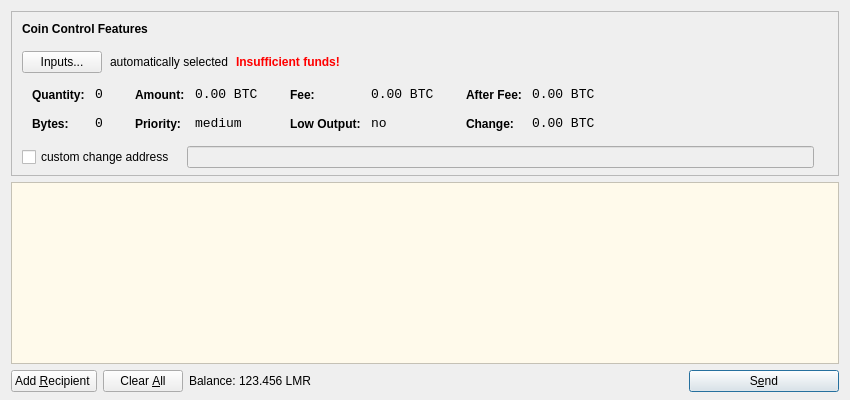
<?xml version="1.0" encoding="UTF-8"?>
<ui version="4.0">
 <class>SendCoinsDialog</class>
 <widget class="QDialog" name="SendCoinsDialog">
  <property name="geometry">
   <rect>
    <x>0</x>
    <y>0</y>
    <width>850</width>
    <height>400</height>
   </rect>
  </property>
  <property name="windowTitle">
   <string>Send Coins</string>
  </property>
  <property name="styleSheet">
   <string notr="true"/>
  </property>
  <layout class="QVBoxLayout" name="verticalLayout" stretch="0,1,0">
   <property name="bottomMargin">
    <number>8</number>
   </property>
   <item>
    <widget class="QFrame" name="frameCoinControl">
     <property name="sizePolicy">
      <sizepolicy hsizetype="Expanding" vsizetype="Expanding">
       <horstretch>0</horstretch>
       <verstretch>0</verstretch>
      </sizepolicy>
     </property>
     <property name="maximumSize">
      <size>
       <width>16777215</width>
       <height>16777215</height>
      </size>
     </property>
     <property name="frameShape">
      <enum>QFrame::StyledPanel</enum>
     </property>
     <property name="frameShadow">
      <enum>QFrame::Sunken</enum>
     </property>
     <layout class="QVBoxLayout" name="verticalLayoutCoinControl2">
      <property name="spacing">
       <number>6</number>
      </property>
      <property name="leftMargin">
       <number>0</number>
      </property>
      <property name="topMargin">
       <number>0</number>
      </property>
      <property name="rightMargin">
       <number>0</number>
      </property>
      <property name="bottomMargin">
       <number>6</number>
      </property>
      <item>
       <layout class="QVBoxLayout" name="verticalLayoutCoinControl" stretch="0,0,0,0,1">
        <property name="spacing">
         <number>0</number>
        </property>
        <property name="leftMargin">
         <number>10</number>
        </property>
        <property name="topMargin">
         <number>10</number>
        </property>
        <item>
         <layout class="QHBoxLayout" name="horizontalLayoutCoinControl1">
          <property name="bottomMargin">
           <number>15</number>
          </property>
          <item>
           <widget class="QLabel" name="labelCoinControlFeatures">
            <property name="sizePolicy">
             <sizepolicy hsizetype="Preferred" vsizetype="Maximum">
              <horstretch>0</horstretch>
              <verstretch>0</verstretch>
             </sizepolicy>
            </property>
            <property name="font">
             <font>
              <weight>75</weight>
              <bold>true</bold>
             </font>
            </property>
            <property name="styleSheet">
             <string notr="true">font-weight:bold;</string>
            </property>
            <property name="text">
             <string>Coin Control Features</string>
            </property>
           </widget>
          </item>
         </layout>
        </item>
        <item>
         <layout class="QHBoxLayout" name="horizontalLayoutCoinControl2" stretch="0,0,0,0">
          <property name="spacing">
           <number>8</number>
          </property>
          <property name="bottomMargin">
           <number>10</number>
          </property>
          <item>
           <widget class="QPushButton" name="pushButtonCoinControl">
            <property name="styleSheet">
             <string notr="true"/>
            </property>
            <property name="text">
             <string>Inputs...</string>
            </property>
           </widget>
          </item>
          <item>
           <widget class="QLabel" name="labelCoinControlAutomaticallySelected">
            <property name="text">
             <string>automatically selected</string>
            </property>
            <property name="margin">
             <number>5</number>
            </property>
           </widget>
          </item>
          <item>
           <widget class="QLabel" name="labelCoinControlInsuffFunds">
            <property name="font">
             <font>
              <weight>75</weight>
              <bold>true</bold>
             </font>
            </property>
            <property name="styleSheet">
             <string notr="true">color:red;font-weight:bold;</string>
            </property>
            <property name="text">
             <string>Insufficient funds!</string>
            </property>
            <property name="margin">
             <number>5</number>
            </property>
           </widget>
          </item>
          <item>
           <spacer name="horizontalSpacerCoinControl">
            <property name="orientation">
             <enum>Qt::Horizontal</enum>
            </property>
            <property name="sizeHint" stdset="0">
             <size>
              <width>40</width>
              <height>1</height>
             </size>
            </property>
           </spacer>
          </item>
         </layout>
        </item>
        <item>
         <widget class="QWidget" name="widgetCoinControl" native="true">
          <property name="sizePolicy">
           <sizepolicy hsizetype="Preferred" vsizetype="Preferred">
            <horstretch>0</horstretch>
            <verstretch>0</verstretch>
           </sizepolicy>
          </property>
          <property name="minimumSize">
           <size>
            <width>0</width>
            <height>0</height>
           </size>
          </property>
          <property name="styleSheet">
           <string notr="true"/>
          </property>
          <layout class="QHBoxLayout" name="horizontalLayoutCoinControl5">
           <property name="leftMargin">
            <number>0</number>
           </property>
           <property name="topMargin">
            <number>0</number>
           </property>
           <property name="rightMargin">
            <number>0</number>
           </property>
           <property name="bottomMargin">
            <number>0</number>
           </property>
           <item>
            <layout class="QHBoxLayout" name="horizontalLayoutCoinControl3" stretch="0,0,0,1">
             <property name="spacing">
              <number>20</number>
             </property>
             <property name="topMargin">
              <number>0</number>
             </property>
             <property name="bottomMargin">
              <number>10</number>
             </property>
             <item>
              <layout class="QFormLayout" name="formLayoutCoinControl1">
               <property name="horizontalSpacing">
                <number>10</number>
               </property>
               <property name="verticalSpacing">
                <number>14</number>
               </property>
               <property name="leftMargin">
                <number>10</number>
               </property>
               <property name="topMargin">
                <number>4</number>
               </property>
               <property name="rightMargin">
                <number>6</number>
               </property>
               <item row="0" column="0">
                <widget class="QLabel" name="labelCoinControlQuantityText">
                 <property name="styleSheet">
                  <string notr="true">font-weight:bold;</string>
                 </property>
                 <property name="text">
                  <string>Quantity:</string>
                 </property>
                 <property name="margin">
                  <number>0</number>
                 </property>
                </widget>
               </item>
               <item row="0" column="1">
                <widget class="QLabel" name="labelCoinControlQuantity">
                 <property name="font">
                  <font>
                   <family>Monospace</family>
                   <pointsize>10</pointsize>
                  </font>
                 </property>
                 <property name="cursor">
                  <cursorShape>IBeamCursor</cursorShape>
                 </property>
                 <property name="contextMenuPolicy">
                  <enum>Qt::ActionsContextMenu</enum>
                 </property>
                 <property name="text">
                  <string notr="true">0</string>
                 </property>
                 <property name="margin">
                  <number>0</number>
                 </property>
                 <property name="textInteractionFlags">
                  <set>Qt::LinksAccessibleByMouse|Qt::TextSelectableByKeyboard|Qt::TextSelectableByMouse</set>
                 </property>
                </widget>
               </item>
               <item row="1" column="0">
                <widget class="QLabel" name="labelCoinControlBytesText">
                 <property name="styleSheet">
                  <string notr="true">font-weight:bold;</string>
                 </property>
                 <property name="text">
                  <string>Bytes:</string>
                 </property>
                </widget>
               </item>
               <item row="1" column="1">
                <widget class="QLabel" name="labelCoinControlBytes">
                 <property name="font">
                  <font>
                   <family>Monospace</family>
                   <pointsize>10</pointsize>
                  </font>
                 </property>
                 <property name="cursor">
                  <cursorShape>IBeamCursor</cursorShape>
                 </property>
                 <property name="contextMenuPolicy">
                  <enum>Qt::ActionsContextMenu</enum>
                 </property>
                 <property name="text">
                  <string notr="true">0</string>
                 </property>
                 <property name="textInteractionFlags">
                  <set>Qt::LinksAccessibleByMouse|Qt::TextSelectableByKeyboard|Qt::TextSelectableByMouse</set>
                 </property>
                </widget>
               </item>
              </layout>
             </item>
             <item>
              <layout class="QFormLayout" name="formLayoutCoinControl2">
               <property name="horizontalSpacing">
                <number>10</number>
               </property>
               <property name="verticalSpacing">
                <number>14</number>
               </property>
               <property name="leftMargin">
                <number>6</number>
               </property>
               <property name="topMargin">
                <number>4</number>
               </property>
               <property name="rightMargin">
                <number>6</number>
               </property>
               <item row="0" column="0">
                <widget class="QLabel" name="labelCoinControlAmountText">
                 <property name="styleSheet">
                  <string notr="true">font-weight:bold;</string>
                 </property>
                 <property name="text">
                  <string>Amount:</string>
                 </property>
                 <property name="margin">
                  <number>0</number>
                 </property>
                </widget>
               </item>
               <item row="0" column="1">
                <widget class="QLabel" name="labelCoinControlAmount">
                 <property name="font">
                  <font>
                   <family>Monospace</family>
                   <pointsize>10</pointsize>
                  </font>
                 </property>
                 <property name="cursor">
                  <cursorShape>IBeamCursor</cursorShape>
                 </property>
                 <property name="contextMenuPolicy">
                  <enum>Qt::ActionsContextMenu</enum>
                 </property>
                 <property name="text">
                  <string notr="true">0.00 BTC</string>
                 </property>
                 <property name="textInteractionFlags">
                  <set>Qt::LinksAccessibleByMouse|Qt::TextSelectableByKeyboard|Qt::TextSelectableByMouse</set>
                 </property>
                </widget>
               </item>
               <item row="1" column="0">
                <widget class="QLabel" name="labelCoinControlPriorityText">
                 <property name="styleSheet">
                  <string notr="true">font-weight:bold;</string>
                 </property>
                 <property name="text">
                  <string>Priority:</string>
                 </property>
                </widget>
               </item>
               <item row="1" column="1">
                <widget class="QLabel" name="labelCoinControlPriority">
                 <property name="font">
                  <font>
                   <family>Monospace</family>
                   <pointsize>10</pointsize>
                  </font>
                 </property>
                 <property name="cursor">
                  <cursorShape>IBeamCursor</cursorShape>
                 </property>
                 <property name="contextMenuPolicy">
                  <enum>Qt::ActionsContextMenu</enum>
                 </property>
                 <property name="text">
                  <string>medium</string>
                 </property>
                 <property name="textInteractionFlags">
                  <set>Qt::LinksAccessibleByMouse|Qt::TextSelectableByKeyboard|Qt::TextSelectableByMouse</set>
                 </property>
                </widget>
               </item>
              </layout>
             </item>
             <item>
              <layout class="QFormLayout" name="formLayoutCoinControl3">
               <property name="horizontalSpacing">
                <number>10</number>
               </property>
               <property name="verticalSpacing">
                <number>14</number>
               </property>
               <property name="leftMargin">
                <number>6</number>
               </property>
               <property name="topMargin">
                <number>4</number>
               </property>
               <property name="rightMargin">
                <number>6</number>
               </property>
               <item row="0" column="0">
                <widget class="QLabel" name="labelCoinControlFeeText">
                 <property name="styleSheet">
                  <string notr="true">font-weight:bold;</string>
                 </property>
                 <property name="text">
                  <string>Fee:</string>
                 </property>
                 <property name="margin">
                  <number>0</number>
                 </property>
                </widget>
               </item>
               <item row="0" column="1">
                <widget class="QLabel" name="labelCoinControlFee">
                 <property name="font">
                  <font>
                   <family>Monospace</family>
                   <pointsize>10</pointsize>
                  </font>
                 </property>
                 <property name="cursor">
                  <cursorShape>IBeamCursor</cursorShape>
                 </property>
                 <property name="contextMenuPolicy">
                  <enum>Qt::ActionsContextMenu</enum>
                 </property>
                 <property name="text">
                  <string notr="true">0.00 BTC</string>
                 </property>
                 <property name="textInteractionFlags">
                  <set>Qt::LinksAccessibleByMouse|Qt::TextSelectableByKeyboard|Qt::TextSelectableByMouse</set>
                 </property>
                </widget>
               </item>
               <item row="1" column="0">
                <widget class="QLabel" name="labelCoinControlLowOutputText">
                 <property name="styleSheet">
                  <string notr="true">font-weight:bold;</string>
                 </property>
                 <property name="text">
                  <string>Low Output:</string>
                 </property>
                </widget>
               </item>
               <item row="1" column="1">
                <widget class="QLabel" name="labelCoinControlLowOutput">
                 <property name="font">
                  <font>
                   <family>Monospace</family>
                   <pointsize>10</pointsize>
                  </font>
                 </property>
                 <property name="cursor">
                  <cursorShape>IBeamCursor</cursorShape>
                 </property>
                 <property name="contextMenuPolicy">
                  <enum>Qt::ActionsContextMenu</enum>
                 </property>
                 <property name="text">
                  <string>no</string>
                 </property>
                 <property name="textInteractionFlags">
                  <set>Qt::LinksAccessibleByMouse|Qt::TextSelectableByKeyboard|Qt::TextSelectableByMouse</set>
                 </property>
                </widget>
               </item>
              </layout>
             </item>
             <item>
              <layout class="QFormLayout" name="formLayoutCoinControl4">
               <property name="horizontalSpacing">
                <number>10</number>
               </property>
               <property name="verticalSpacing">
                <number>14</number>
               </property>
               <property name="leftMargin">
                <number>6</number>
               </property>
               <property name="topMargin">
                <number>4</number>
               </property>
               <property name="rightMargin">
                <number>6</number>
               </property>
               <item row="0" column="0">
                <widget class="QLabel" name="labelCoinControlAfterFeeText">
                 <property name="styleSheet">
                  <string notr="true">font-weight:bold;</string>
                 </property>
                 <property name="text">
                  <string>After Fee:</string>
                 </property>
                 <property name="margin">
                  <number>0</number>
                 </property>
                </widget>
               </item>
               <item row="0" column="1">
                <widget class="QLabel" name="labelCoinControlAfterFee">
                 <property name="font">
                  <font>
                   <family>Monospace</family>
                   <pointsize>10</pointsize>
                  </font>
                 </property>
                 <property name="cursor">
                  <cursorShape>IBeamCursor</cursorShape>
                 </property>
                 <property name="contextMenuPolicy">
                  <enum>Qt::ActionsContextMenu</enum>
                 </property>
                 <property name="text">
                  <string notr="true">0.00 BTC</string>
                 </property>
                 <property name="textInteractionFlags">
                  <set>Qt::LinksAccessibleByMouse|Qt::TextSelectableByKeyboard|Qt::TextSelectableByMouse</set>
                 </property>
                </widget>
               </item>
               <item row="1" column="0">
                <widget class="QLabel" name="labelCoinControlChangeText">
                 <property name="styleSheet">
                  <string notr="true">font-weight:bold;</string>
                 </property>
                 <property name="text">
                  <string>Change:</string>
                 </property>
                </widget>
               </item>
               <item row="1" column="1">
                <widget class="QLabel" name="labelCoinControlChange">
                 <property name="font">
                  <font>
                   <family>Monospace</family>
                   <pointsize>10</pointsize>
                  </font>
                 </property>
                 <property name="cursor">
                  <cursorShape>IBeamCursor</cursorShape>
                 </property>
                 <property name="contextMenuPolicy">
                  <enum>Qt::ActionsContextMenu</enum>
                 </property>
                 <property name="text">
                  <string notr="true">0.00 BTC</string>
                 </property>
                 <property name="textInteractionFlags">
                  <set>Qt::LinksAccessibleByMouse|Qt::TextSelectableByKeyboard|Qt::TextSelectableByMouse</set>
                 </property>
                </widget>
               </item>
              </layout>
             </item>
            </layout>
           </item>
          </layout>
         </widget>
        </item>
        <item>
         <layout class="QHBoxLayout" name="horizontalLayoutCoinControl4" stretch="0,0,0">
          <property name="spacing">
           <number>12</number>
          </property>
          <property name="sizeConstraint">
           <enum>QLayout::SetDefaultConstraint</enum>
          </property>
          <property name="topMargin">
           <number>5</number>
          </property>
          <property name="rightMargin">
           <number>5</number>
          </property>
          <item>
           <widget class="QCheckBox" name="checkBoxCoinControlChange">
            <property name="text">
             <string>custom change address</string>
            </property>
           </widget>
          </item>
          <item>
           <widget class="QLineEdit" name="lineEditCoinControlChange">
            <property name="enabled">
             <bool>false</bool>
            </property>
            <property name="sizePolicy">
             <sizepolicy hsizetype="Expanding" vsizetype="Fixed">
              <horstretch>0</horstretch>
              <verstretch>0</verstretch>
             </sizepolicy>
            </property>
           </widget>
          </item>
          <item>
           <widget class="QLabel" name="labelCoinControlChangeLabel">
            <property name="sizePolicy">
             <sizepolicy hsizetype="Preferred" vsizetype="Expanding">
              <horstretch>0</horstretch>
              <verstretch>0</verstretch>
             </sizepolicy>
            </property>
            <property name="minimumSize">
             <size>
              <width>0</width>
              <height>0</height>
             </size>
            </property>
            <property name="text">
             <string/>
            </property>
            <property name="margin">
             <number>3</number>
            </property>
           </widget>
          </item>
         </layout>
        </item>
        <item>
         <spacer name="verticalSpacerCoinControl">
          <property name="orientation">
           <enum>Qt::Vertical</enum>
          </property>
          <property name="sizeHint" stdset="0">
           <size>
            <width>800</width>
            <height>1</height>
           </size>
          </property>
         </spacer>
        </item>
       </layout>
      </item>
     </layout>
    </widget>
   </item>
   <item>
    <widget class="QScrollArea" name="scrollArea">
     <property name="styleSheet">
      <string notr="true">background-color:rgb(255, 250, 235);</string>
     </property>
     <property name="widgetResizable">
      <bool>true</bool>
     </property>
     <widget class="QWidget" name="scrollAreaWidgetContents">
      <property name="geometry">
       <rect>
        <x>0</x>
        <y>0</y>
        <width>830</width>
        <height>172</height>
       </rect>
      </property>
      <layout class="QVBoxLayout" name="verticalLayout_2">
       <property name="leftMargin">
        <number>0</number>
       </property>
       <property name="topMargin">
        <number>0</number>
       </property>
       <property name="rightMargin">
        <number>0</number>
       </property>
       <property name="bottomMargin">
        <number>0</number>
       </property>
       <item>
        <layout class="QVBoxLayout" name="entries">
         <property name="spacing">
          <number>6</number>
         </property>
        </layout>
       </item>
       <item>
        <spacer name="verticalSpacer">
         <property name="orientation">
          <enum>Qt::Vertical</enum>
         </property>
         <property name="sizeHint" stdset="0">
          <size>
           <width>20</width>
           <height>40</height>
          </size>
         </property>
        </spacer>
       </item>
      </layout>
     </widget>
    </widget>
   </item>
   <item>
    <layout class="QHBoxLayout" name="horizontalLayout">
     <item alignment="Qt::AlignLeft">
      <widget class="QPushButton" name="addButton">
       <property name="toolTip">
        <string>Send to multiple recipients at once</string>
       </property>
       <property name="text">
        <string>Add &amp;Recipient </string>
       </property>
       <property name="icon">
        <iconset resource="../bitcoin.qrc">
         <normaloff>:/icons/add</normaloff>:/icons/add</iconset>
       </property>
       <property name="autoDefault">
        <bool>false</bool>
       </property>
      </widget>
     </item>
     <item>
      <widget class="QPushButton" name="clearButton">
       <property name="sizePolicy">
        <sizepolicy hsizetype="Minimum" vsizetype="Fixed">
         <horstretch>0</horstretch>
         <verstretch>0</verstretch>
        </sizepolicy>
       </property>
       <property name="toolTip">
        <string>Remove all transaction fields</string>
       </property>
       <property name="text">
        <string>Clear &amp;All</string>
       </property>
       <property name="icon">
        <iconset resource="../bitcoin.qrc">
         <normaloff>:/icons/remove</normaloff>:/icons/remove</iconset>
       </property>
       <property name="autoRepeatDelay">
        <number>300</number>
       </property>
       <property name="autoDefault">
        <bool>false</bool>
       </property>
      </widget>
     </item>
     <item>
      <layout class="QHBoxLayout" name="horizontalLayout_2">
       <property name="spacing">
        <number>3</number>
       </property>
       <item>
        <widget class="QLabel" name="label">
         <property name="text">
          <string>Balance:</string>
         </property>
        </widget>
       </item>
       <item>
        <widget class="QLabel" name="labelBalance">
         <property name="cursor">
          <cursorShape>IBeamCursor</cursorShape>
         </property>
         <property name="text">
          <string>123.456 LMR</string>
         </property>
         <property name="textInteractionFlags">
          <set>Qt::LinksAccessibleByMouse|Qt::TextSelectableByKeyboard|Qt::TextSelectableByMouse</set>
         </property>
        </widget>
       </item>
      </layout>
     </item>
     <item>
      <spacer name="horizontalSpacer">
       <property name="orientation">
        <enum>Qt::Horizontal</enum>
       </property>
       <property name="sizeHint" stdset="0">
        <size>
         <width>40</width>
         <height>20</height>
        </size>
       </property>
      </spacer>
     </item>
     <item>
      <widget class="QPushButton" name="sendButton">
       <property name="minimumSize">
        <size>
         <width>150</width>
         <height>0</height>
        </size>
       </property>
       <property name="toolTip">
        <string>Confirm the send action</string>
       </property>
       <property name="text">
        <string>S&amp;end</string>
       </property>
       <property name="icon">
        <iconset resource="../bitcoin.qrc">
         <normaloff>:/icons/send</normaloff>:/icons/send</iconset>
       </property>
       <property name="default">
        <bool>true</bool>
       </property>
      </widget>
     </item>
    </layout>
   </item>
  </layout>
 </widget>
 <resources>
  <include location="../bitcoin.qrc"/>
 </resources>
 <connections/>
</ui>
